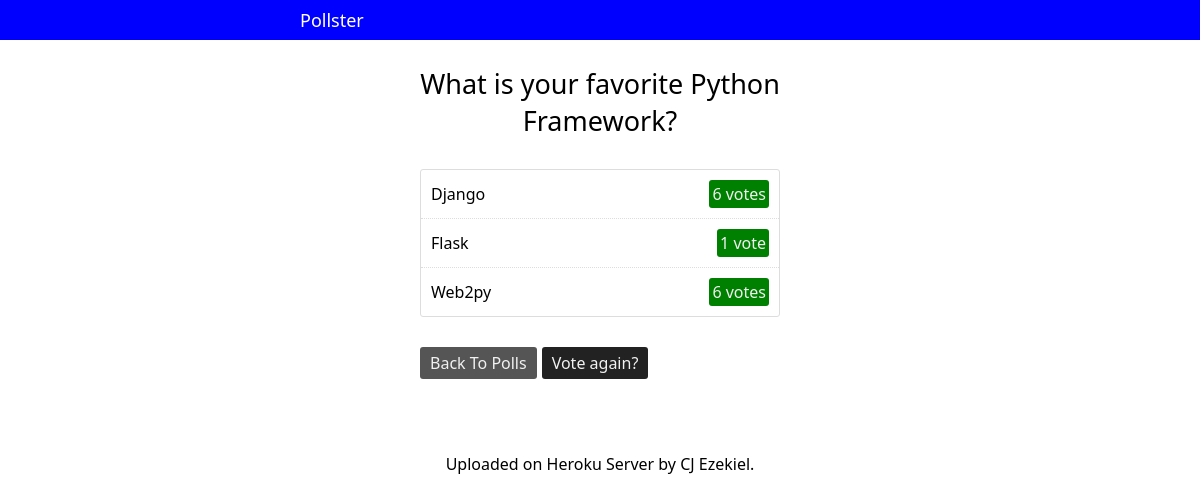
Page /polls/1/results/ on the committed database.
### polls/models.py (models this page shows, shortened)
class Question(models.Model):
    question_text = models.CharField(max_length=200)
    pub_date = models.DateTimeField('date published')

class Choice(models.Model):
    question = models.ForeignKey(Question, on_delete=CASCADE)
    choice_text = models.CharField(max_length=200)
    votes = models.IntegerField(default=0)

### polls/views.py (the view)
# urls.py: path('<int:question_id>/results/', views.results, name='results'),
def results(request, question_id):
    question = get_object_or_404(Question, pk=question_id)
    return render(request, 'polls/results.html', {'question': question})

### templates/polls/results.html
{% extends "base.html" %}
{% block content %}
    <div class="results">
            <div class="title">
                <h3>{{ question.question_text }}</h3>
            </div>
            <div class="results-container">
            {% for choice in question.choice_set.all  %}
                <div class="dataset">
                        <div class="text">{{ choice.choice_text }}</div>
                        <div class="data">{{ choice.votes }} vote{{ choice.votes | pluralize }}</div>
                    </div>
            {% endfor %}
            </div>
            <div class="back-vote">
                <a href="{% url 'polls:index' %}">Back To Polls</a>
                <a href="{% url 'polls:detail' question.id %}">Vote again?</a>
            </div>
        </div>
{% endblock %}

### templates/base.html (style rules this page uses)
* { padding: 0; margin: 0; box-sizing: border-box; }
html, body { box-sizing: border-box; background-color: #fff; color: #000; font-family: 'Segoe UI', Tahoma, Geneva, Verdana, sans-serif; }
.results { width: 30%; margin: auto; padding: 10px 0px; box-sizing: border-box; }
.results .title h3 { font-size: 27px; font-weight: normal; text-align: center; }
.results .results-container { width: 100%; box-sizing: border-box; border: 1px solid #ddd; border-radius: 3px; margin-top: 30px; margin-bottom: 30px; }
.results .results-container .dataset { width: 100%; box-sizing: border-box; border-bottom: 1px dotted #ddd; padding: 10px; display: flex; flex-direction: row; justify-content: space-between; align-items: center; }
.results .results-container .dataset:last-child { border-bottom: none; }
.results .results-container .dataset .data { background-color: green; color: #f1f1f1; padding: 3px; border-radius: 3px; }
.results .back-vote { display: flex; flex-direction: row; }
.results .back-vote a { text-decoration: none; background-color: #555; color: #f1f1f1; padding: 5px 10px; margin-right: 5px; border-radius: 3px; }
.results .back-vote a:last-child { background-color: #222; }

### rows in the picture
Question: question_text "What is your favorite Python Framework?"
Choice: choice_text "Django", votes "6", votes|pluralize "s"
Choice: choice_text "Flask", votes "1"
Choice: choice_text "Web2py", votes "6", votes|pluralize "s"
